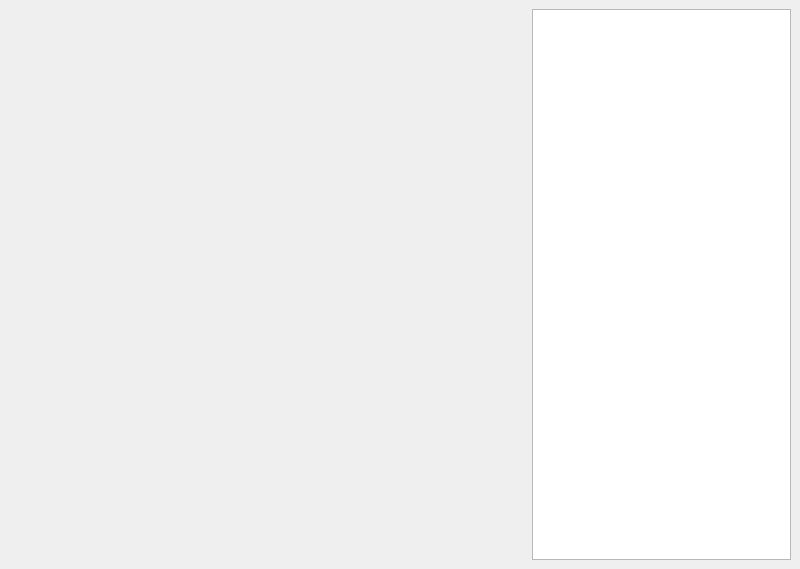
<?xml version="1.0" encoding="UTF-8"?>
<ui version="4.0">
 <class>MdiChildProcess</class>
 <widget class="QMainWindow" name="MdiChildProcess">
  <property name="geometry">
   <rect>
    <x>0</x>
    <y>0</y>
    <width>800</width>
    <height>569</height>
   </rect>
  </property>
  <property name="windowTitle">
   <string/>
  </property>
  <widget class="QWidget" name="centralWidget">
   <layout class="QHBoxLayout" name="horizontalLayout">
    <item>
     <layout class="QGridLayout" name="gridLayout" rowstretch="0,0" columnstretch="2,1">
      <item row="1" column="0">
       <widget class="QVTKWidget" name="resultQvtkWidget"/>
      </item>
      <item row="1" column="1">
       <widget class="QTextEdit" name="infoTextEdit">
        <property name="sizePolicy">
         <sizepolicy hsizetype="Minimum" vsizetype="Minimum">
          <horstretch>0</horstretch>
          <verstretch>0</verstretch>
         </sizepolicy>
        </property>
        <property name="readOnly">
         <bool>true</bool>
        </property>
       </widget>
      </item>
     </layout>
    </item>
   </layout>
  </widget>
 </widget>
 <customwidgets>
  <customwidget>
   <class>QVTKWidget</class>
   <extends>QWidget</extends>
   <header>QVTKWidget.h</header>
  </customwidget>
 </customwidgets>
 <resources/>
 <connections/>
</ui>
